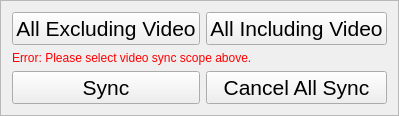
             <widget class="QFrame" name="frame_15">
              <property name="frameShape">
               <enum>QFrame::StyledPanel</enum>
              </property>
              <property name="frameShadow">
               <enum>QFrame::Raised</enum>
              </property>
              <layout class="QGridLayout" name="gridLayout_39">
               <item row="0" column="0">
                <widget class="QPushButton" name="allexcludingvideo_btn">
                 <property name="font">
                  <font>
                   <pointsize>16</pointsize>
                  </font>
                 </property>
                 <property name="text">
                  <string>All Excluding Video</string>
                 </property>
                </widget>
               </item>
               <item row="0" column="1">
                <widget class="QPushButton" name="allincludingvideo_btn">
                 <property name="font">
                  <font>
                   <pointsize>16</pointsize>
                  </font>
                 </property>
                 <property name="text">
                  <string>All Including Video</string>
                 </property>
                </widget>
               </item>
               <item row="1" column="0" colspan="2">
                <widget class="QLabel" name="errormessage">
                 <property name="styleSheet">
                  <string notr="true">color: red</string>
                 </property>
                 <property name="text">
                  <string>Error: Please select video sync scope above.</string>
                 </property>
                </widget>
               </item>
               <item row="2" column="0">
                <widget class="QPushButton" name="sync_btn">
                 <property name="font">
                  <font>
                   <pointsize>16</pointsize>
                  </font>
                 </property>
                 <property name="text">
                  <string>Sync</string>
                 </property>
                </widget>
               </item>
               <item row="2" column="1">
                <widget class="QPushButton" name="cancelall_btn">
                 <property name="font">
                  <font>
                   <pointsize>16</pointsize>
                  </font>
                 </property>
                 <property name="text">
                  <string>Cancel All Sync</string>
                 </property>
                </widget>
               </item>
              </layout>
             </widget>
